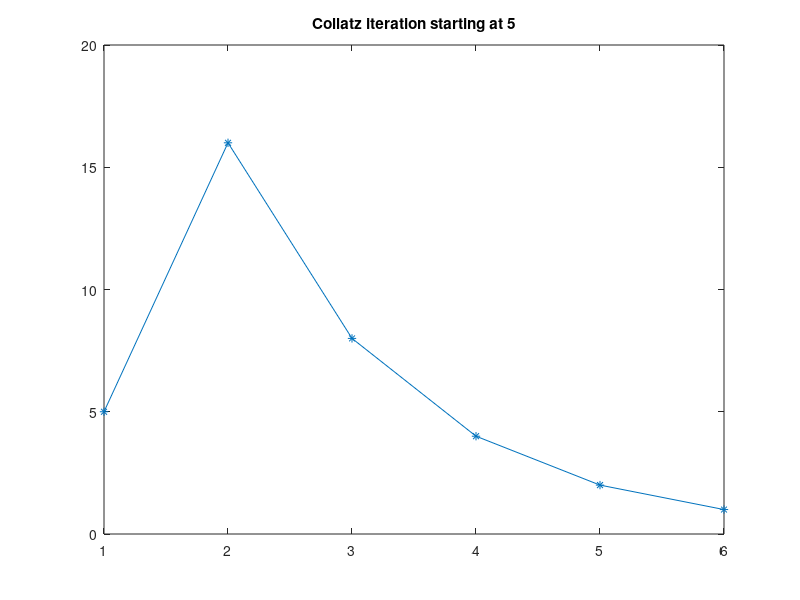

This figure's MATLAB source:
%COLLATZ    Collatz iteration.

n = input('Enter an integer bigger than 2:   ');
narray = n;

count = 1;
while n ~= 1
  if rem(n,2) == 1   % Remainder modulo 2.
     n = 3*n+1;
  else
     n = n/2;
  end
  count = count + 1;
  narray(count) = n; % Store the current iterate.
end

plot(narray,'*-')    % Plot with * marker and solid line style.
title(['Collatz iteration starting at ' int2str(narray(1))])
